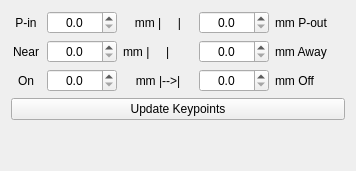
         <widget class="QWidget" name="tab_2_7">
          <attribute name="title">
           <string>Key points</string>
          </attribute>
          <layout class="QVBoxLayout" name="verticalLayout_15">
           <item>
            <layout class="QHBoxLayout" name="horizontalLayout_7" stretch="2,2,2,2,2">
             <item>
              <widget class="QLabel" name="label_45">
               <property name="minimumSize">
                <size>
                 <width>30</width>
                 <height>0</height>
                </size>
               </property>
               <property name="maximumSize">
                <size>
                 <width>32</width>
                 <height>16777215</height>
                </size>
               </property>
               <property name="text">
                <string>P-in</string>
               </property>
               <property name="alignment">
                <set>Qt::AlignCenter</set>
               </property>
              </widget>
             </item>
             <item>
              <widget class="QDoubleSpinBox" name="doubleSpinBox_2">
               <property name="minimumSize">
                <size>
                 <width>70</width>
                 <height>0</height>
                </size>
               </property>
               <property name="alignment">
                <set>Qt::AlignCenter</set>
               </property>
               <property name="decimals">
                <number>1</number>
               </property>
               <property name="maximum">
                <double>1000.000000000000000</double>
               </property>
              </widget>
             </item>
             <item>
              <widget class="QLabel" name="label_47">
               <property name="minimumSize">
                <size>
                 <width>70</width>
                 <height>0</height>
                </size>
               </property>
               <property name="text">
                <string>mm |     |</string>
               </property>
               <property name="alignment">
                <set>Qt::AlignCenter</set>
               </property>
              </widget>
             </item>
             <item>
              <widget class="QDoubleSpinBox" name="doubleSpinBox_18">
               <property name="minimumSize">
                <size>
                 <width>70</width>
                 <height>0</height>
                </size>
               </property>
               <property name="alignment">
                <set>Qt::AlignCenter</set>
               </property>
               <property name="decimals">
                <number>1</number>
               </property>
               <property name="maximum">
                <double>1000.000000000000000</double>
               </property>
              </widget>
             </item>
             <item>
              <widget class="QLabel" name="label_46">
               <property name="minimumSize">
                <size>
                 <width>70</width>
                 <height>0</height>
                </size>
               </property>
               <property name="text">
                <string>mm P-out</string>
               </property>
              </widget>
             </item>
            </layout>
           </item>
           <item>
            <layout class="QHBoxLayout" name="horizontalLayout_8" stretch="2,2,2,2,2">
             <item>
              <widget class="QLabel" name="label_11">
               <property name="minimumSize">
                <size>
                 <width>30</width>
                 <height>0</height>
                </size>
               </property>
               <property name="maximumSize">
                <size>
                 <width>32</width>
                 <height>16777215</height>
                </size>
               </property>
               <property name="text">
                <string>Near</string>
               </property>
               <property name="alignment">
                <set>Qt::AlignCenter</set>
               </property>
              </widget>
             </item>
             <item>
              <widget class="QDoubleSpinBox" name="doubleSpinBox_20">
               <property name="minimumSize">
                <size>
                 <width>70</width>
                 <height>0</height>
                </size>
               </property>
               <property name="alignment">
                <set>Qt::AlignCenter</set>
               </property>
               <property name="decimals">
                <number>1</number>
               </property>
              </widget>
             </item>
             <item>
              <widget class="QLabel" name="label_23">
               <property name="minimumSize">
                <size>
                 <width>70</width>
                 <height>0</height>
                </size>
               </property>
               <property name="text">
                <string>mm |     |</string>
               </property>
              </widget>
             </item>
             <item>
              <widget class="QDoubleSpinBox" name="doubleSpinBox_19">
               <property name="minimumSize">
                <size>
                 <width>70</width>
                 <height>0</height>
                </size>
               </property>
               <property name="alignment">
                <set>Qt::AlignCenter</set>
               </property>
               <property name="decimals">
                <number>1</number>
               </property>
              </widget>
             </item>
             <item>
              <widget class="QLabel" name="label_10">
               <property name="minimumSize">
                <size>
                 <width>70</width>
                 <height>0</height>
                </size>
               </property>
               <property name="text">
                <string>mm Away</string>
               </property>
              </widget>
             </item>
            </layout>
           </item>
           <item>
            <layout class="QHBoxLayout" name="horizontalLayout_9" stretch="2,2,2,2,2">
             <item>
              <widget class="QLabel" name="label_43">
               <property name="minimumSize">
                <size>
                 <width>30</width>
                 <height>0</height>
                </size>
               </property>
               <property name="maximumSize">
                <size>
                 <width>32</width>
                 <height>16777215</height>
                </size>
               </property>
               <property name="text">
                <string>On</string>
               </property>
               <property name="alignment">
                <set>Qt::AlignCenter</set>
               </property>
              </widget>
             </item>
             <item>
              <widget class="QDoubleSpinBox" name="doubleSpinBox_21">
               <property name="minimumSize">
                <size>
                 <width>70</width>
                 <height>0</height>
                </size>
               </property>
               <property name="alignment">
                <set>Qt::AlignCenter</set>
               </property>
               <property name="decimals">
                <number>1</number>
               </property>
               <property name="maximum">
                <double>1000.000000000000000</double>
               </property>
              </widget>
             </item>
             <item>
              <widget class="QLabel" name="label_44">
               <property name="minimumSize">
                <size>
                 <width>70</width>
                 <height>0</height>
                </size>
               </property>
               <property name="text">
                <string>mm |--&gt;|</string>
               </property>
               <property name="alignment">
                <set>Qt::AlignCenter</set>
               </property>
              </widget>
             </item>
             <item>
              <widget class="QDoubleSpinBox" name="doubleSpinBox_12">
               <property name="minimumSize">
                <size>
                 <width>70</width>
                 <height>0</height>
                </size>
               </property>
               <property name="alignment">
                <set>Qt::AlignCenter</set>
               </property>
               <property name="decimals">
                <number>1</number>
               </property>
               <property name="maximum">
                <double>1000.000000000000000</double>
               </property>
              </widget>
             </item>
             <item>
              <widget class="QLabel" name="label_48">
               <property name="minimumSize">
                <size>
                 <width>70</width>
                 <height>0</height>
                </size>
               </property>
               <property name="text">
                <string>mm Off</string>
               </property>
              </widget>
             </item>
            </layout>
           </item>
           <item>
            <widget class="QPushButton" name="pushButton_4">
             <property name="text">
              <string>Update Keypoints</string>
             </property>
            </widget>
           </item>
           <item>
            <spacer name="verticalSpacer_4">
             <property name="orientation">
              <enum>Qt::Vertical</enum>
             </property>
             <property name="sizeHint" stdset="0">
              <size>
               <width>20</width>
               <height>40</height>
              </size>
             </property>
            </spacer>
           </item>
          </layout>
         </widget>
